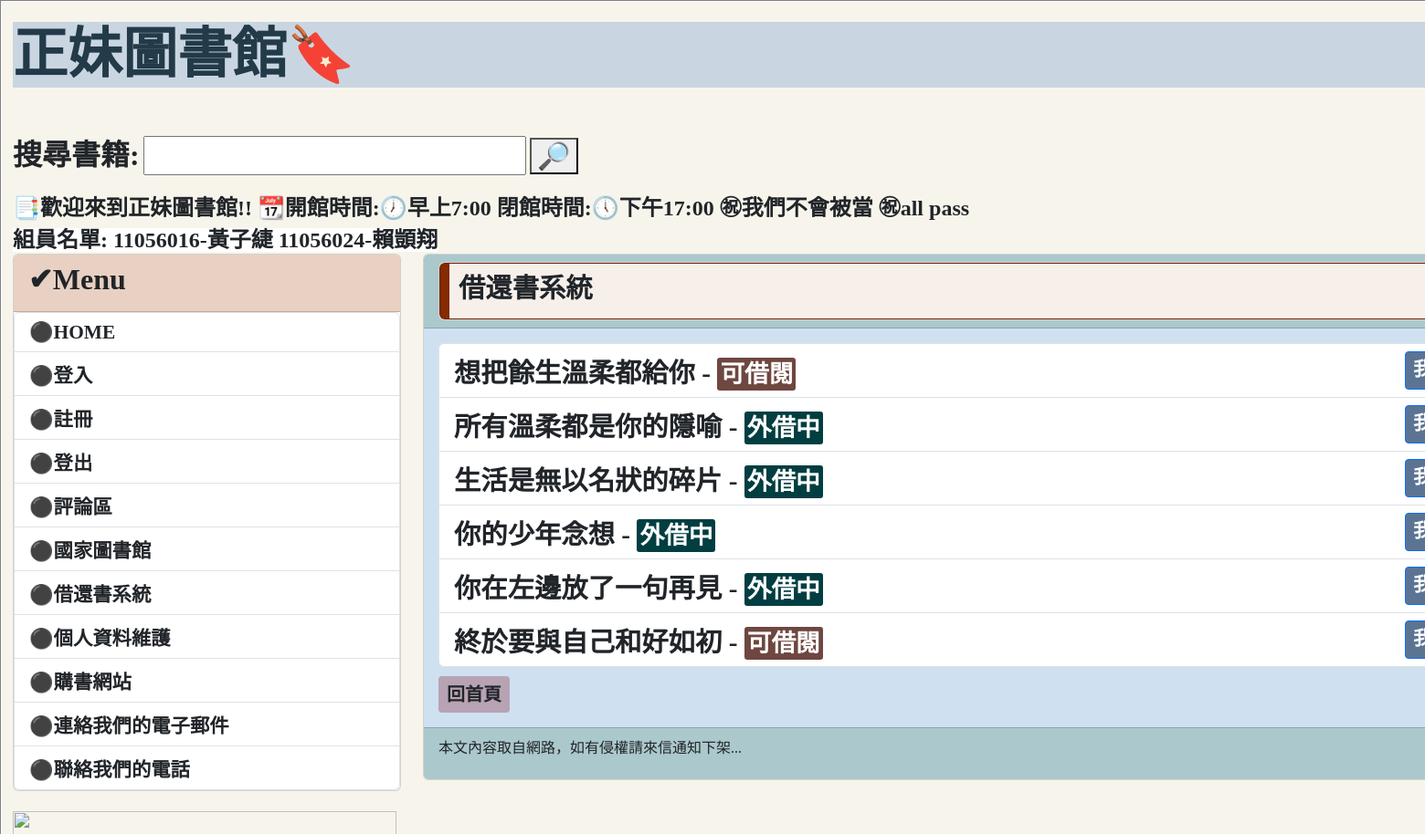
Page /book_list/ (upper part) on the earlier database version.
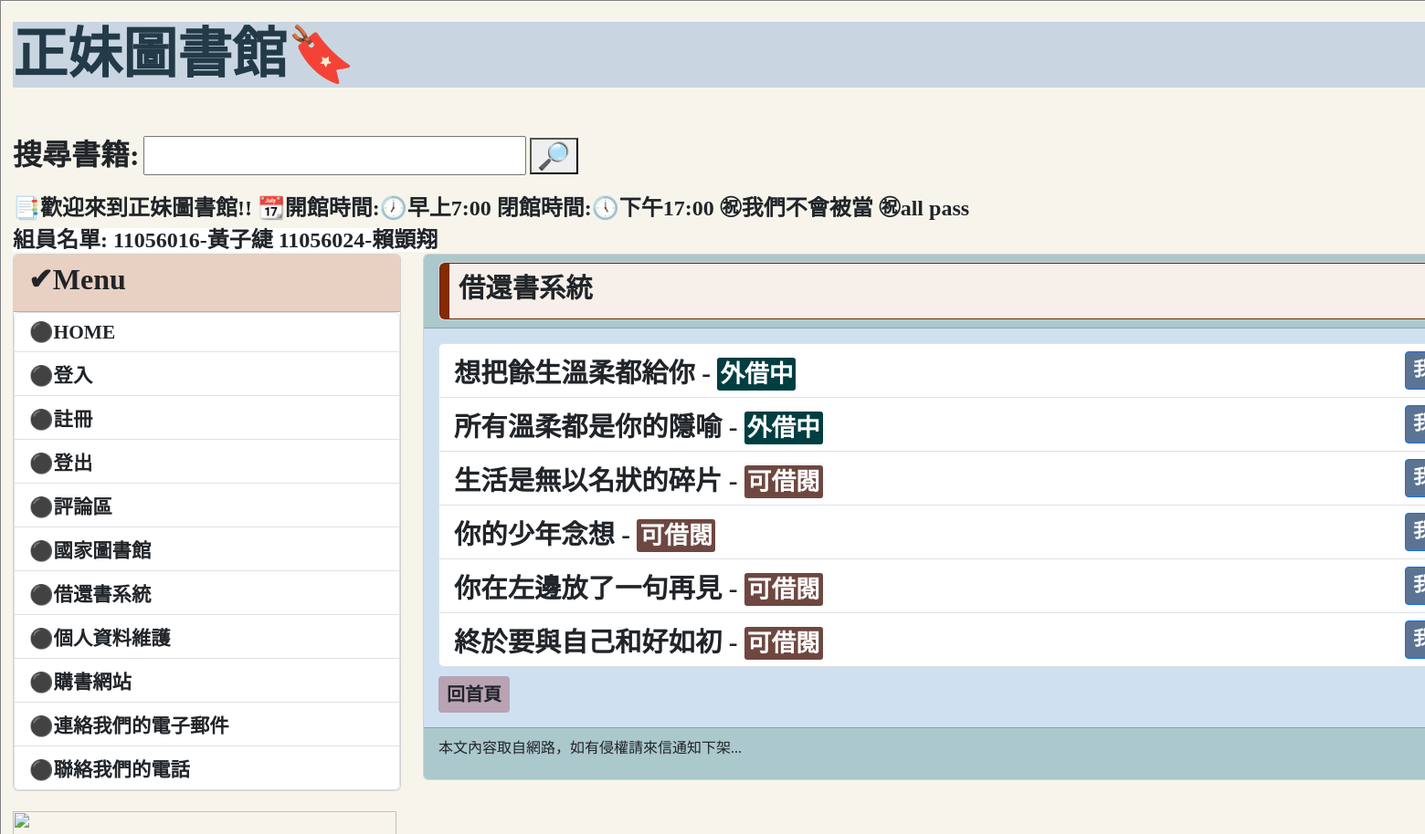
Same page on the later database version.
### mysite/models.py (models this page shows, shortened)
class Post(models.Model):
    title = models.CharField(max_length=200)
    slug = models.CharField(max_length=200)
    body = models.TextField()
    pub_date = models.DateTimeField(auto_now_add=True)
    isBorrow = models.BooleanField(("外借中"),default=False)
    class Meta:
        ordering = ('-pub_date',)

### mysite/views.py (the view)
# urls.py: path('book_list/', mv.book_list, name='book_list'),
def book_list(request):
    books = Post.objects.all()
    return render(request, 'book_list.html', {'books': books})

### templates/book_list.html (shortened to what this page needs)
{% extends "base.html" %}
{% block headmessage %}
    <div class="card" style="background-color:#f70ea;">
        <div class="card"; style="background-color:#842B00;">
            <h3 style="font-family:微軟正黑體; font-weight:bold;  font-size: 22pt; background-color:#F7F0EA; margin-left: 10px; margin-bottom: 0px; padding: 10px">借還書系統
            </h3>
        </div>
    </div>
{% endblock %}
{% block content %}
    {% if books %}
        <ul class="list-group">
            {% for book in books %}
                <li class="list-group-item d-flex justify-content-between align-items-center" style="font-family:微軟正黑體; font-weight:bold;  font-size: 22pt;">
                    <div>
                        <strong>{{ book.title }}</strong> - {{ book.write }}
                        {% if book.isBorrow %}
                        <span style="font-size: 20pt;color:white;background-color:#013E41;border: 1px soild white; padding: 3px; border-radius: 3px;">外借中</span>
                        {% else %}
                            <span style="font-size: 20pt;color:white;background-color:#6E4740;border: 1px soild white; padding: 3px; border-radius: 3px;">可借閱</span>
                        {% endif %}
                    </div>
                    <div>
                        <a href="{% url 'borrow_book' book.id %}" class="btn btn-primary btn-sm" style="font-family:微軟正黑體; font-weight:bold;  font-size: 16pt; background-color:#5B7493;" >我要借書</a>
                    </div>
                </li>
            {% endfor %}
        </ul>
    {% else %}
        <p>No books available.</p>
    {% endif %}
    <a class="btn btn-sm" style=" font-family:微軟正黑體; font-weight:bold; background-color:#b8a3b4;font-size:15pt; margin-top: 10px;" href='/'>回首頁</a>
{% endblock %}

### templates/base.html (shortened to what this page needs)
<!DOCTYPE>
<html>
    <head>
        <link href="https://cdn.jsdelivr.net/npm/bootstrap@5.3.2/dist/css/bootstrap.min.css" rel="stylesheet">
    </head>
    <body>
        <table align="center" border="1" width="1800" >
            <tr>
                <td>
                    <div class="container-fluid" style='background-color:#F7F5EB'>
                        {% include "header.html" %}
                        <div class="row">
                            <div class="col-sm-3 col-md-3">
                                <div class="card">
                                    <div class="card-header" style='background-color:#e8d0c2'>
                                        <h3 style='font-family:微軟正黑體;font-weight:bold;font-size:24pt;'>	&#x2714;Menu </h3>
                                    </div>
                                    <div calss="card-body">
                                        <div class="list-group" style='font-family:微軟正黑體;font-weight:bold;font-size:16pt;'>
                                            <a href='/' class="list-group-item" > 	&#x26AB;HOME</a>
                                            <a href="{% url 'login' %}"  class="list-group-item">&#x26AB;登入</a>
                                            <a href="{% url 'register' %}"  class="list-group-item">&#x26AB;註冊</a>
                                            <a href="{% url 'logout' %}"  class="list-group-item">&#x26AB;登出</a>
                                            <a href="{% url 'forms' %}" class="list-group-item">	&#x26AB;評論區</a>
                                            <a href='https://www.ncl.edu.tw/' class="list-group-item">	&#x26AB;國家圖書館</a>
                                            <a href="{% url 'book_list' %}" class="list-group-item">&#x26AB;借還書系統</a>
                                            <a href="{% url 'profile' %}" class="list-group-item">&#x26AB;個人資料維護</a>
                                            <a href='https://www.books.com.tw/?gclid=Cj0KCQjwqP2pBhDMARIsAJQ0CzpYN0mXE1mKcgnGtIO6vMVjHQRhK0K8MsFNmU_wUXK3jvbk_DzoAvoaAkfMEALw_wcB' class="list-group-item">	&#x26AB;購書網站</a>
                                            <a href="mailto:11056024@ntub.edu.tw" class="list-group-item">	&#x26AB;連絡我們的電子郵件</a>
                                            <a href="tel:02-2755-2823" class="list-group-item">	&#x26AB;聯絡我們的電話</a>
                                        </div>
                                    </div>
                                </div><br>
                                {% load static %}
                                <img src="{% static "images\ppp2.jpg" %}"width="420" height="1200" >
                            </div>
                            <div class="col-sm-9 col-md-9">
                                <div class="card">
                                    <div class="card-header" style="background-color:abc8cc;">
                                        {% block headmessage %}{% endblock %}
                                    </div>
                                    <div class="card-body" style="background-color:cfe1f1;">
                                        {% block content %} {% endblock %}
                                    </div>
                                    <div class="card-footer" style="background-color:abc8cc;">
                                        {% include 'footer.html' %}
                                    </div>
                                </div>
                            </div>
                        </div>
                    </div>
                </td>
            </tr>
        </table>
    </body>
</html>

### templates/header.html (shortened to what this page needs)
<br>
<h1 style="font-family:微軟正黑體;font-weight:bolder;font-size:45pt;background-color:C9D6E2;color:233A48;">正妹圖書館&#x1F516;</h1>
<p align="right ">
<form methon="POST" action="/search/">
    <label for="site-search;"  style="font-family:微軟正黑體;font-weight:bolder;font-size:24pt;">搜尋書籍:</label>
    <input type="text" id="site-search" name="q"  style="font-family:微軟正黑體;font-weight:bolder;font-size:24pt;">
    <button type="submit" style="font-family:微軟正黑體;font-weight:bolder;font-size:22pt;">&#x1F50E;</button></p>
<marquee behavior=alternate><font size="5" style="font-family:微軟正黑體;font-weight:bolder">&#x1F4D1;歡迎來到正妹圖書館!! &#x1F4C6;開館時間:&#x1F556;早上7:00 閉館時間:&#x1F554;下午17:00 &#x3297;我們不會被當 &#x3297;all pass</marquee></font>
<font size="5" style="font-family:微軟正黑體;font-weight:bolder;background-color:FFFFFF;" >組員名單: 11056016-黃子緁 11056024-賴顗翔 </font><br>
{% load static %}
<div class='well'><body background="https://i.pinimg.com/564x/c3/ee/ae/c3eeaee5ee30eb8aa578e013f87bf029.jpg">
</div>

### templates/footer.html
{% block footer %}
    {% if now %}
    <p style='font-family:微軟正黑體;font-weight:bold;font-size:18pt;'>現在時刻：{{ now }}</p>
    {% else %}
    <p style='font-family:微軟正黑體;'>本文內容取自網路，如有侵權請來信通知下架...</p>
    {% endif %}
{% endblock %}

Differences in the rows shown:
changed Post "想把餘生溫柔都給你": isBorrow "可借閱" → "外借中"
changed Post "生活是無以名狀的碎片": isBorrow "外借中" → "可借閱"
changed Post "你的少年念想": isBorrow "外借中" → "可借閱"
changed Post "你在左邊放了一句再見": isBorrow "外借中" → "可借閱"
